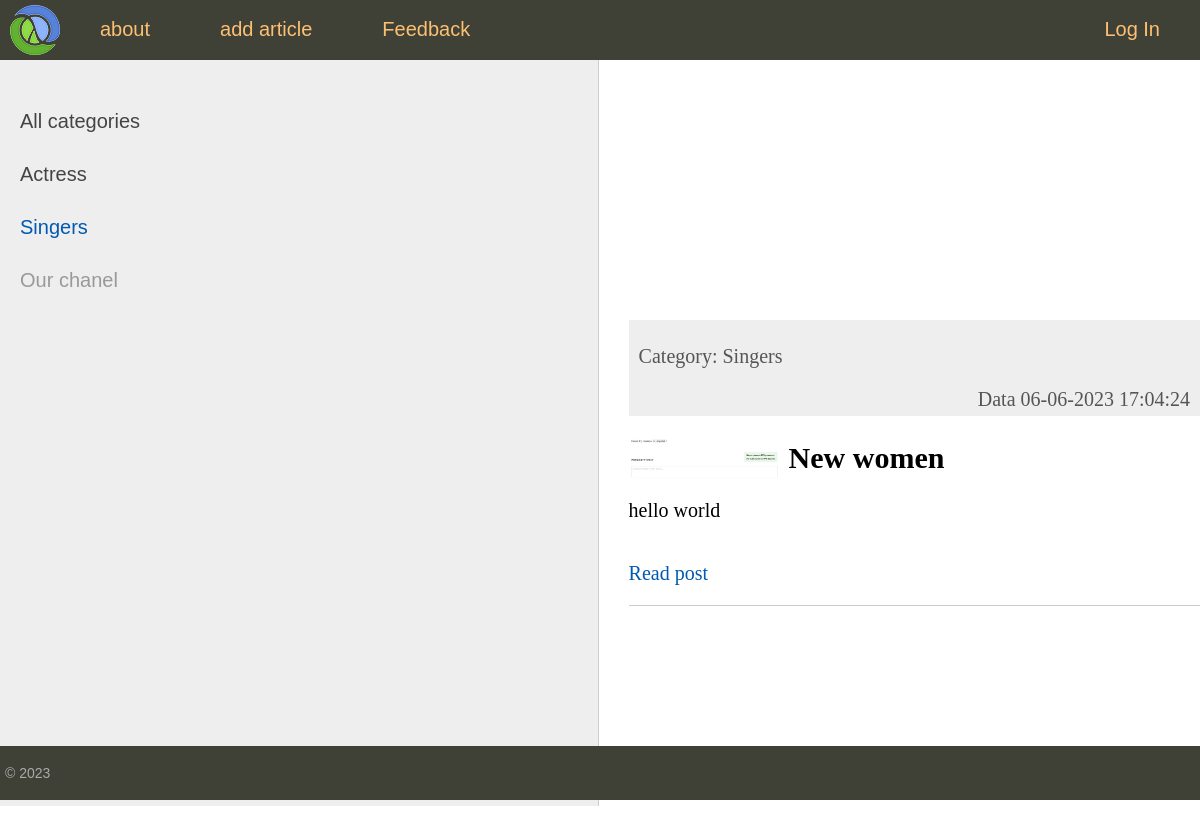
Page /category/2 on the committed database.
### women/models.py (models this page shows, shortened)
class Category(models.Model):
    name = models.CharField(max_length=100, db_index=True)
    def __str__(self):
        return self.name
    def get_absolute_url(self):
        return reverse('category', kwargs={'cat_id':self.pk})

class Women(models.Model):
    title = models.CharField(max_length=255)
    content = models.TextField(blank=True)
    photo = models.ImageField(upload_to='photos/%Y/%m/%d/')
    time_create = models.DateTimeField(auto_now_add=True)
    time_update = models.DateTimeField(auto_now=True)
    is_published = models.BooleanField(default=True)
    cat = models.ForeignKey('Category', on_delete=models.PROTECT, null=True)
    def get_absolute_url(self):
        return reverse('post', kwargs={'post_id':self.pk})
    class Meta:
        verbose_name = 'Popular women'
        ordering = ['time_create', 'title']

### women/views.py (the view)
# urls.py: path('category/<int:cat_id>', show_category, name='category')
def show_category(request, cat_id):
    posts = Women.objects.filter(cat_id=cat_id)
    if len(posts) == 0:
        raise Http404()
    context = {
        'posts':posts,
        'menu':menu,
        'title': 'Category',
        'cat_selected': cat_id
    }
    return render(request, 'women/index.html', context=context)

### women/templatetags/women_tags.py (called while the page is built)
@register.inclusion_tag('women/list_categories.html')
def show_categories(sort=None, cat_selected=0):
    if not sort:
        cats = Category.objects.all()
    else:
        cats = Category.objects.order_by(sort)
    return {'cats': cats, 'cat_selected': cat_selected}

### women/templates/women/index.html (shortened to what this page needs)
{% extends 'women/base.html' %}
{% block content %}
<ul class="list-articles">
        {% for i in posts %}
        <li>
            <div class="article-panel">
                <p class="'first">Category: {{ i.cat }}</p>
                <p class="last" >Data {{ i.time_update|date:"d-m-Y H:i:s" }}</p>
            </div>
            {% if i.photo %}
            <p><img class="img-article-left thumb" src="{{ i.photo.url }}" ></p>
            {% endif %}
            <h2>{{ i.title }}</h2>
            {% autoescape on %}
            {{ i.content|linebreaks|truncatewords:40 }}
            {% endautoescape %}
            <p class="'link-read-post"><a href="{{ i.get_absolute_url }}">Read post</a></p>
        </li>
        {% endfor %}
    </ul>
{% endblock %}

### women/templates/women/list_categories.html
{% for c in cats %}
                    {% if c.pk == cat_selected %}
                <li class="selected" >{{ c.name }}</li>
                    {% else %}
                <li><a href="{{ c.get_absolute_url }}">{{ c.name }}</a></li>
                {% endif %}
                {% endfor %}

### women/static/women/css/style.css (style rules this page uses)
html, body { font-family: 'Arial'; margin: 0; padding: 0; height: 100%; width: 100%; color: #444; }
a { color: #0059b2; text-decoration: none; }
img { max-width: 600px; height: auto; }
img.img-article-left { max-width: 300px; height: auto; float: left; padding: 0 10px 10px 0; }
img.img-article-left.thumb { max-width: 150px; height: auto; }
div.article-panel { background: #eee; padding: 5px 10px 5px 10px; box-sizing: border-box; overflow: hidden; color: #555; }
div.article-panel p.last { margin: 0; float: right; }
ul.list-articles { list-style: none; margin: 0; padding: 0; }
ul.list-articles li { border-bottom: 1px solid #ccc; }
.left-chapters ul li { margin: 30px 0 0 0; color: #999; }
.left-chapters ul li.selected { color: #0059b2; }
.left-chapters ul li a { color: #444; text-decoration: none; }

### rows in the picture
Category: name "Actress"
Category: name "Singers"
Women: cat "Singers", time_update "06-06-2023 17:04:24", photo (picture), title "New women", content "hello world"

### other values in the picture
{{ m.title }} "about" "add article" "Feedback"
{{ m.title }} "Log In"
